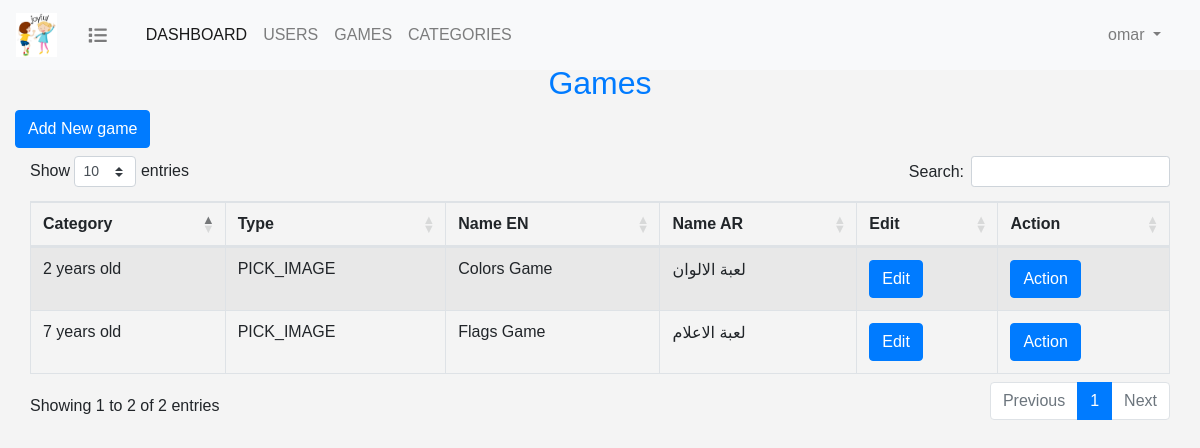
The app's page /games/index.php (signed in) with its own data.
### tables this page shows
CREATE TABLE `games` (
  `id` int(11) NOT NULL,
  `user_id` int(11) NOT NULL,
  `type` enum('TEXT_QUESTIONS','PICK_IMAGE') NOT NULL,
  `name_en` varchar(100) NOT NULL,
  `name_ar` varchar(100) NOT NULL,
  `category_id` int(11) NOT NULL,
  `image` varchar(255) NOT NULL,
  `sound` varchar(255) NOT NULL,
  `is_active` tinyint(1) NOT NULL DEFAULT 1
);

CREATE TABLE `categories` (
  `category_id` int(11) NOT NULL,
  `name_en` varchar(100) NOT NULL,
  `name_ar` varchar(100) NOT NULL
);

### games/classes/Game.php (called while the page is built, shortened)
<?php
include(__DIR__ . '/../../db_connect.php');
class Game
{
    static function listGames($user_id = null){
        global $con;
        $where = '';
        $params = [];
        if(isset($user_id)){
            $params = [$user_id];
            $where = " WHERE user_id = ?";
        }
        $query = "SELECT games.* , categories.name_en as category_en , categories.name_ar as category_ar
                  FROM games
                  JOIN categories on categories.category_id = games.category_id
                  $where";
        $statement = $con->prepare($query);
        $statement->execute($params);
        $game = $statement->fetchAll(PDO::FETCH_ASSOC);
        return $game;
    }
}

### games/index.php (the view, shortened to what this page needs)
<?php
include './classes/Game.php';
$games = Game::listGames($_SESSION['user_id']);
?>
<html>
<head>
    <?php include "../include/header.php";?>
    <link rel="stylesheet" href="games.css">
</head>
<body>
<?php include "../include/navbar.php"?>
<div class="container-fluid pt-5">
    <?php
    include "../include/dashboard.php";
    ?>
    <h2 class="text-primary text-center mt-3">Games</h2>
    <a href="add_game.php" class="btn btn-primary mb-2">Add New game</a>
    <table id="categories_table" class="table table-bordered table-striped">
        <thead>
        <tr>
            <th scope="col">Category</th>
            <th scope="col">Type</th>
            <th scope="col">Name EN</th>
            <th scope="col">Name AR</th>
            <th scope="col">Edit</th>
            <th scope="col">Action</th>
        </tr>
        </thead>
        <tbody>
          <?php
          foreach($games as $game)
          { ?>
               <tr>
               <td><?=$game['category_en']?></td>
               <td><?=$game['type']?></td>
               <td><?=$game['name_en']?></td>
               <td><?=$game['name_ar']?></td>
               <td>
                   <a href="add_game.php?game_id=<?=$game['id']?>" class="btn btn-primary">Edit</a>
               </td>
               <td>
                   <a href="add_game.php?category_id=<?=$game['id']?>" class="btn btn-primary">Action</a>
               </td>
              </tr>
          <?php }?>
        </tbody>
    </table>
</div>
</body>
</html>

### assets/css/main.css (style rules this page uses)
* { margin: 0; padding: 0; -webkit-box-sizing:border-box; -moz-box-sizing:border-box; box-sizing:border-box; }
body { font-family: arial,tohama; margin:0; padding:0; background-color:#f4f4f4; }

### records on screen
games: category.name_en "2 years old", type "PICK_IMAGE", name_en "Colors Game", name_ar "لعبة الالوان"
games: category.name_en "7 years old", type "PICK_IMAGE", name_en "Flags Game", name_ar "لعبة الاعلام"

### other values on screen
$_SESSION['username'] "omar"
